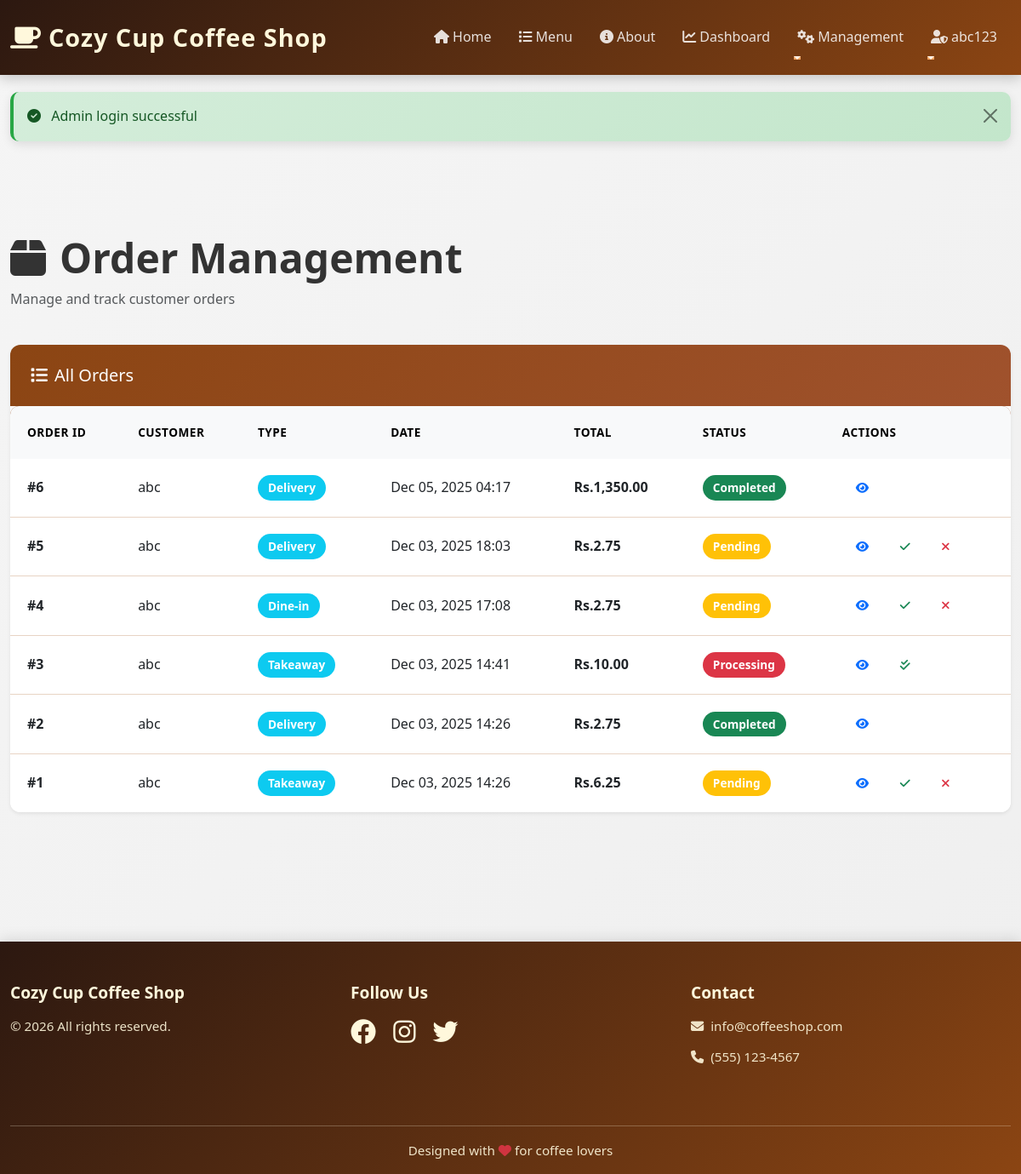
Screenshot of /public/index.php?page=order-management (signed in) with the database file from the repository.
### tables this page shows
CREATE TABLE `orders` (
  `id` int NOT NULL AUTO_INCREMENT,
  `customer_id` int NOT NULL,
  `order_type` varchar(50) NOT NULL,
  `status` varchar(50) DEFAULT 'Pending',
  `total_price` decimal(10,2) NOT NULL,
  `delivery_address` text,
  `table_id` int DEFAULT NULL,
  `created_at` timestamp NULL DEFAULT CURRENT_TIMESTAMP,
  `updated_at` timestamp NULL DEFAULT CURRENT_TIMESTAMP ON UPDATE CURRENT_TIMESTAMP,
  PRIMARY KEY (`id`)
);

CREATE TABLE `customers` (
  `id` int NOT NULL AUTO_INCREMENT,
  `email` varchar(191) NOT NULL,
  `password_hash` varchar(255) NOT NULL,
  `full_name` varchar(255) NOT NULL,
  `phone` varchar(20) NOT NULL,
  `created_at` timestamp NULL DEFAULT CURRENT_TIMESTAMP,
  `updated_at` timestamp NULL DEFAULT CURRENT_TIMESTAMP ON UPDATE CURRENT_TIMESTAMP,
  PRIMARY KEY (`id`),
  UNIQUE KEY `email` (`email`)
);

### app/controllers/BaseController.php (called while the page is built, shortened)
<?php
class BaseController {
    public function __construct() {
        require_once __DIR__ . '/../models/Database.php';
    }
    protected function render($view, $data = []) {
        extract($data);
        require __DIR__ . '/../views/' . $view . '.php';
    }
}
?>

### app/controllers/AdminOrderController.php (called while the page is built, shortened)
<?php
require_once __DIR__ . '/BaseController.php';
require_once __DIR__ . '/../models/Order.php';
class AdminOrderController extends BaseController {
    public function showOrderManagement() {
        $order = new Order();
        $orders = $order->getAll();
        $this->render('admin/order-management', [
            'orders' => $orders
        ]);
    }
}
?>

### app/models/Order.php (called while the page is built, shortened)
<?php
require_once __DIR__ . '/Database.php';
class Order {
    private $db;
    public function __construct() {
        $this->db = new Database();
    }
    public function getAll() {
        $result = $this->db->query("SELECT o.*, c.full_name, c.email, c.phone FROM orders o JOIN customers c ON o.customer_id = c.id ORDER BY o.created_at DESC");
        return $result->fetch_all(MYSQLI_ASSOC);
    }
}
?>

### app/models/Database.php (called while the page is built, shortened)
<?php
class Database {
    private $conn;
    public function __construct() {
        global $conn;
        $this->conn = $conn;
    }
    public function query($sql) {
        return $this->conn->query($sql);
    }
}
?>

### helpers/SecurityHelper.php (called while the page is built, shortened)
<?php
class SecurityHelper {
    public static function escapeOutput($output) {
        return htmlspecialchars($output, ENT_QUOTES, 'UTF-8');
    }
}
?>

### app/views/admin/order-management.php (the view, shortened to what this page needs)
<?php include __DIR__ . '/../layouts/header.php'; ?>
<div class="container-fluid py-5">
    <div class="row mb-4">
        <div class="col-12">
            <h1 class="display-5 fw-bold mb-2">
                <i class="fas fa-box me-3"></i>Order Management
            </h1>
            <p class="text-muted">Manage and track customer orders</p>
        </div>
    </div>
    <div class="row">
        <div class="col-12">
            <div class="card border-0 shadow-sm">
                <div class="card-header bg-primary text-white">
                    <h5 class="mb-0"><i class="fas fa-list me-2"></i>All Orders</h5>
                </div>
                <div class="card-body p-0">
                    <div class="table-responsive">
                        <table class="table table-hover mb-0">
                            <thead class="table-light">
                                <tr>
                                    <th>Order ID</th>
                                    <th>Customer</th>
                                    <th>Type</th>
                                    <th>Date</th>
                                    <th>Total</th>
                                    <th>Status</th>
                                    <th>Actions</th>
                                </tr>
                            </thead>
                            <tbody>
                                <?php if (empty($orders)): ?>
                                    <tr>
                                        <td colspan="7" class="text-center py-4">
                                            <i class="fas fa-inbox fa-2x text-muted mb-2"></i>
                                            <p class="text-muted">No orders found</p>
                                        </td>
                                    </tr>
                                <?php else: ?>
                                    <?php foreach ($orders as $order): ?>
                                        <tr>
                                            <td><strong>#<?php echo $order['id']; ?></strong></td>
                                            <td><?php echo SecurityHelper::escapeOutput($order['full_name']); ?></td>
                                            <td>
                                                <span class="badge bg-info">
                                                    <?php echo SecurityHelper::escapeOutput($order['order_type']); ?>
                                                </span>
                                            </td>
                                            <td><?php echo date('M d, Y H:i', strtotime($order['created_at'])); ?></td>
                                            <td><strong>Rs.<?php echo number_format($order['total_price'], 2); ?></strong></td>
                                            <td>
                                                <span class="badge bg-<?php echo $order['status'] === 'Completed' ? 'success' : ($order['status'] === 'Pending' ? 'warning' : 'danger'); ?>">
                                                    <?php echo SecurityHelper::escapeOutput($order['status']); ?>
                                                </span>
                                            </td>
                                            <td>
                                                <a href="<?php echo SITE_URL; ?>/public/index.php?page=admin-order-details&id=<?php echo $order['id']; ?>" class="btn btn-sm btn-outline-primary">
                                                    <i class="fas fa-eye"></i>
                                                </a>
                                                <?php if ($order['status'] === 'Pending'): ?>
                                                    <a href="<?php echo SITE_URL; ?>/public/index.php?action=approve-order&id=<?php echo $order['id']; ?>" class="btn btn-sm btn-outline-success" title="Approve">
                                                        <i class="fas fa-check"></i>
                                                    </a>
                                                    <button class="btn btn-sm btn-outline-danger" onclick="showRejectForm(<?php echo $order['id']; ?>)" title="Reject">
                                                        <i class="fas fa-times"></i>
                                                    </button>
                                                <?php elseif ($order['status'] === 'Processing'): ?>
                                                    <a href="<?php echo SITE_URL; ?>/public/index.php?action=complete-order&id=<?php echo $order['id']; ?>" class="btn btn-sm btn-outline-success" title="Complete">
                                                        <i class="fas fa-check-double"></i>
                                                    </a>
                                                <?php endif; ?>
                                            </td>
                                        </tr>
                                    <?php endforeach; ?>
                                <?php endif; ?>
                            </tbody>
                        </table>
                    </div>
                </div>
            </div>
        </div>
    </div>
</div>
<?php include __DIR__ . '/../layouts/footer.php'; ?>

### public/css/modern.css (style rules this page uses)
:root { --primary-color: #8B4513; --primary-dark: #6B3410; --primary-light: #A0522D; --secondary-color: #D2691E; --accent-color: #F4A460; --light-color: #FFF8DC; --dark-color: #2C1810; --text-color: #333; --border-color: #E8D4C4; --success-color: #28a745; --danger-color: #dc3545; --warning-color: #ffc107; --info-color: #17a2b8; }
* { margin: 0; padding: 0; box-sizing: border-box; }
html, body { height: 100%; }
body { font-family: 'Segoe UI', Tahoma, Geneva, Verdana, sans-serif; background: linear-gradient(135deg, #f5f5f5 0%, #efefef 100%); color: var(--text-color); line-height: 1.6; }
.card { border: none; border-radius: 12px; box-shadow: 0 4px 15px rgba(0, 0, 0, 0.08); transition: all 0.3s ease; overflow: hidden; }
.card-header { background: linear-gradient(135deg, var(--primary-color) 0%, var(--primary-light) 100%); color: white; border: none; padding: 1.5rem; font-weight: 600; }
.card-body { padding: 2rem; }
.btn { border-radius: 8px; font-weight: 600; padding: 0.75rem 1.5rem; transition: all 0.3s ease; border: none; text-transform: uppercase; letter-spacing: 0.5px; font-size: 0.95rem; }
.btn-sm { padding: 0.5rem 1rem; font-size: 0.85rem; }
.table { border-collapse: collapse; background: white; border-radius: 10px; overflow: hidden; box-shadow: 0 4px 12px rgba(0, 0, 0, 0.08); }
.table thead { background: linear-gradient(135deg, var(--primary-color) 0%, var(--primary-light) 100%); color: white; }
.table thead th { border: none; padding: 1.25rem; font-weight: 600; text-transform: uppercase; font-size: 0.85rem; letter-spacing: 0.5px; }
.table tbody td { padding: 1rem 1.25rem; border-bottom: 1px solid var(--border-color); vertical-align: middle; }
.table tbody tr:last-child td { border-bottom: none; }
.bg-primary { background: linear-gradient(135deg, var(--primary-color) 0%, var(--primary-light) 100%) !important; }
html { scroll-behavior: smooth; }
body { animation: pageLoad 0.3s ease; }
.badge { padding: 0.5rem 0.75rem; font-weight: 600; border-radius: 20px; font-size: 0.85rem; }

### rows the page displays
orders: id "6", customer.full_name "abc", order_type "Delivery", created_at "Dec 05, 2025 04:17", total_price "1,350.00", status "Completed"
orders: id "5", customer.full_name "abc", order_type "Delivery", created_at "Dec 03, 2025 18:03", total_price "2.75", status "Pending"
orders: id "4", customer.full_name "abc", order_type "Dine-in", created_at "Dec 03, 2025 17:08", total_price "2.75", status "Pending"
orders: id "3", customer.full_name "abc", order_type "Takeaway", created_at "Dec 03, 2025 14:41", total_price "10.00", status "Processing"
orders: id "2", customer.full_name "abc", order_type "Delivery", created_at "Dec 03, 2025 14:26", total_price "2.75", status "Completed"
orders: id "1", customer.full_name "abc", order_type "Takeaway", created_at "Dec 03, 2025 14:26", total_price "6.25", status "Pending"

### other values shown
SITE_NAME "Cozy Cup Coffee Shop"
SecurityHelper::escapeOutput(SessionHelper::getUserName()) "abc123"
SecurityHelper::escapeOutput($flash['message']) "Admin login successful"
